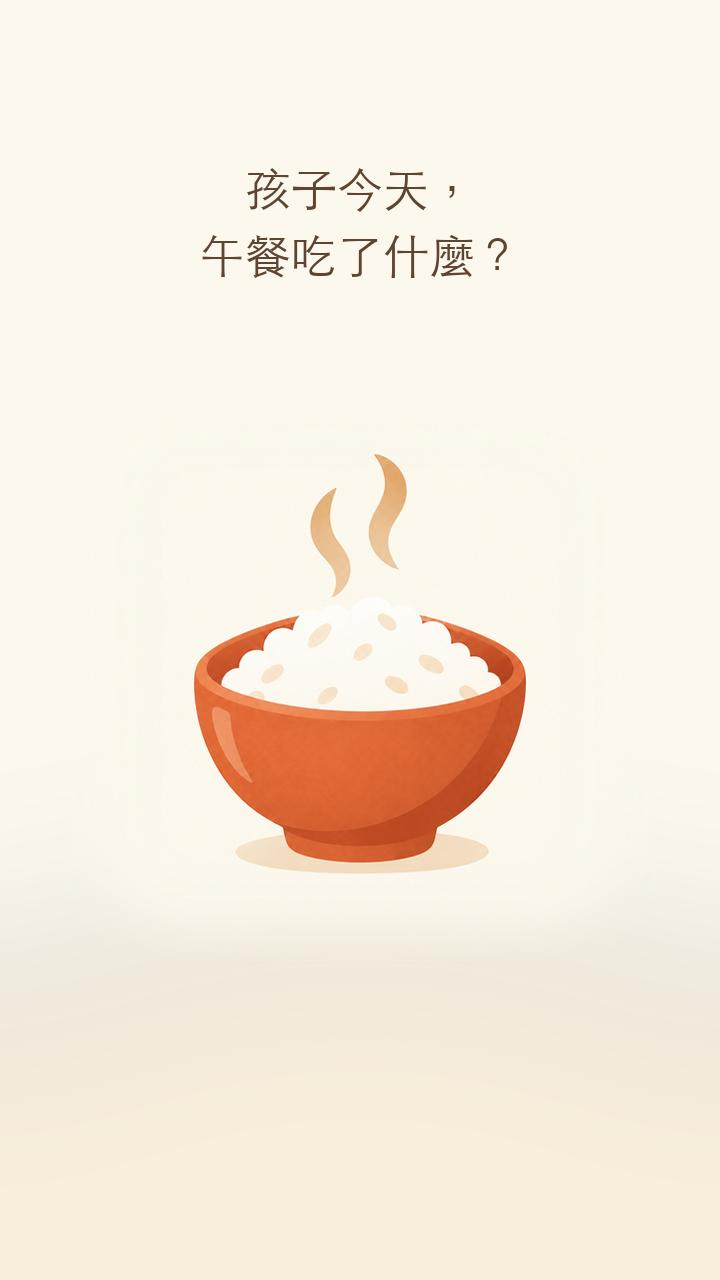
#> input picture output/brand-film/柔順版_01秒.jpg, 720 x 1280 px, given in place of haohaofood.png, which was not available
$ python render_refined.py
#> lines starting #> are read from the running program, lines starting #| are printed output that depends on the picture; after the words box and inside, x2 and y2 are one past the last pixel; in counts of white or black regions, pixels touching at a corner belong together; pictures that were not available may be replaced by others from this repository, and a replacement may not be noted
from PIL import Image, ImageDraw, ImageFont, ImageFilter
from pathlib import Path
import subprocess, math
OUT=Path(__file__).resolve().parent
W,H,FPS,DURATION=720,1280,60,10
ART=Image.open('/Users/bit_lai/Desktop/好好吃飯_行政資料區/haohaofood.png').convert('RGB')
#> ART is the input picture: PIL image 720x1280 RGB; mean R, G, B 247.3, 236.2, 221.8
FONT='/System/Library/Fonts/STHeiti Light.ttc'
INK=(95,69,49); ORANGE=(187,82,37); BG=(252,248,238)
fonts={s:ImageFont.truetype(FONT,s) for s in (25,29,42,46,60)}
def smooth(x):
 x=max(0,min(1,x)); return x*x*x*(x*(x*6-15)+10)
def ramp(t,start,duration):return smooth((t-start)/duration)
def label(canvas,words,y,size,color,alpha,shift=0):
 layer=Image.new('RGBA',(W,H));d=ImageDraw.Draw(layer)
 d.text((W/2,y+shift),words,font=fonts[size],fill=(*color,round(255*alpha)),anchor='mt')
 canvas.alpha_composite(layer)
# Retain the supplied artwork as one composition; soften only its outer paper edge.
art=ART.resize((600,600),Image.Resampling.LANCZOS).convert('RGBA')
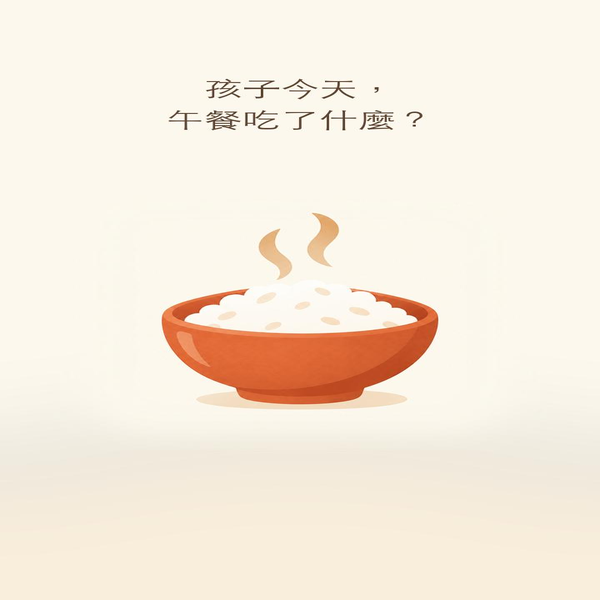
#> art: PIL image 600x600 RGBA; mean R, G, B, A 247.3, 236.2, 221.8, 255
mask=Image.new('L',(600,600),0);ImageDraw.Draw(mask).rounded_rectangle((35,35,565,565),radius=95,fill=255)
#> after `mask = Image.new('L', (600, 600), 0)`: mask: PIL image 600x600 L; every value is 0
#> after `ImageDraw.Draw(mask).rounded_rectangle((35, 35, 565, 565), radius=95, `:
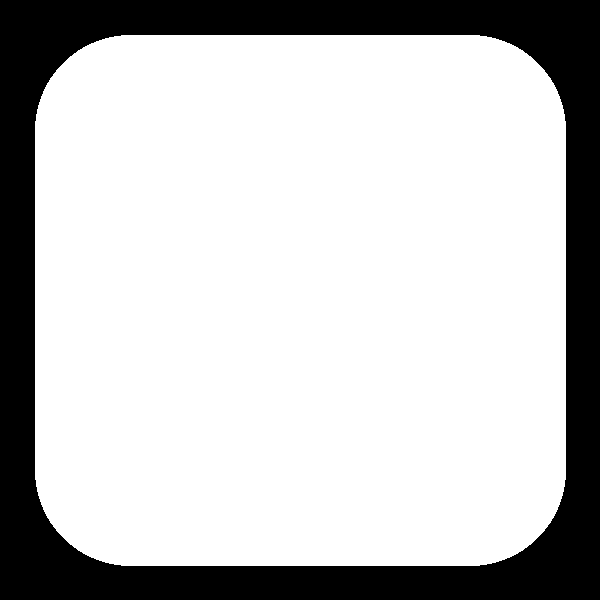
#> mask: PIL image 600x600 L; 76.1% white; 1 black region, box (x1, y1, x2, y2) and area: (0, 0, 600, 600) 85911
mask=mask.filter(ImageFilter.GaussianBlur(26));art.putalpha(mask)
#> after `mask = mask.filter(ImageFilter.GaussianBlur(26))`:
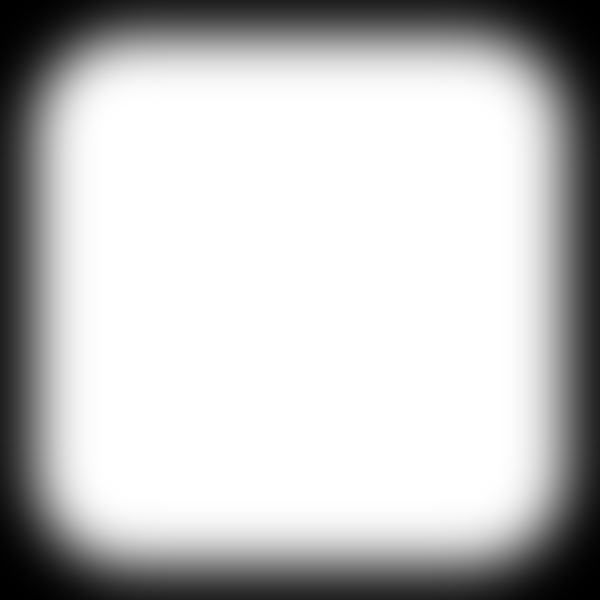
#> mask: PIL image 600x600 L; min 0, max 255, mean 193.2
#> after `art.putalpha(mask)`:
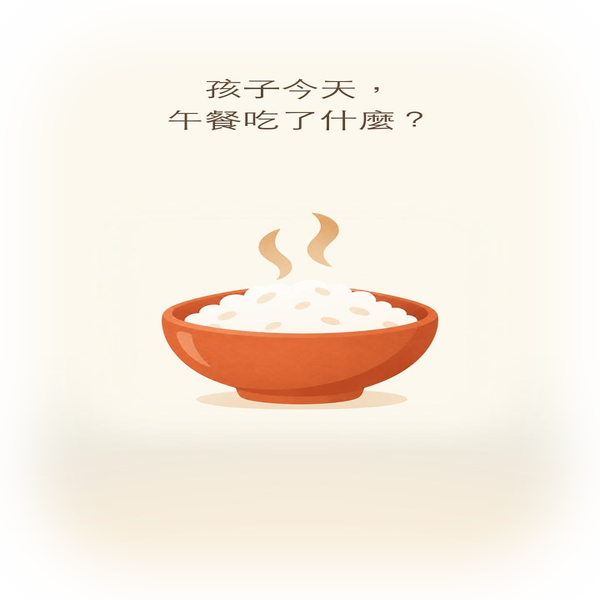
#> art: PIL image 600x600 RGBA; mean R, G, B, A 247.3, 236.2, 221.8, 193.2; transparent parts drawn white
base=Image.new('RGBA',(W,H),(*BG,255))
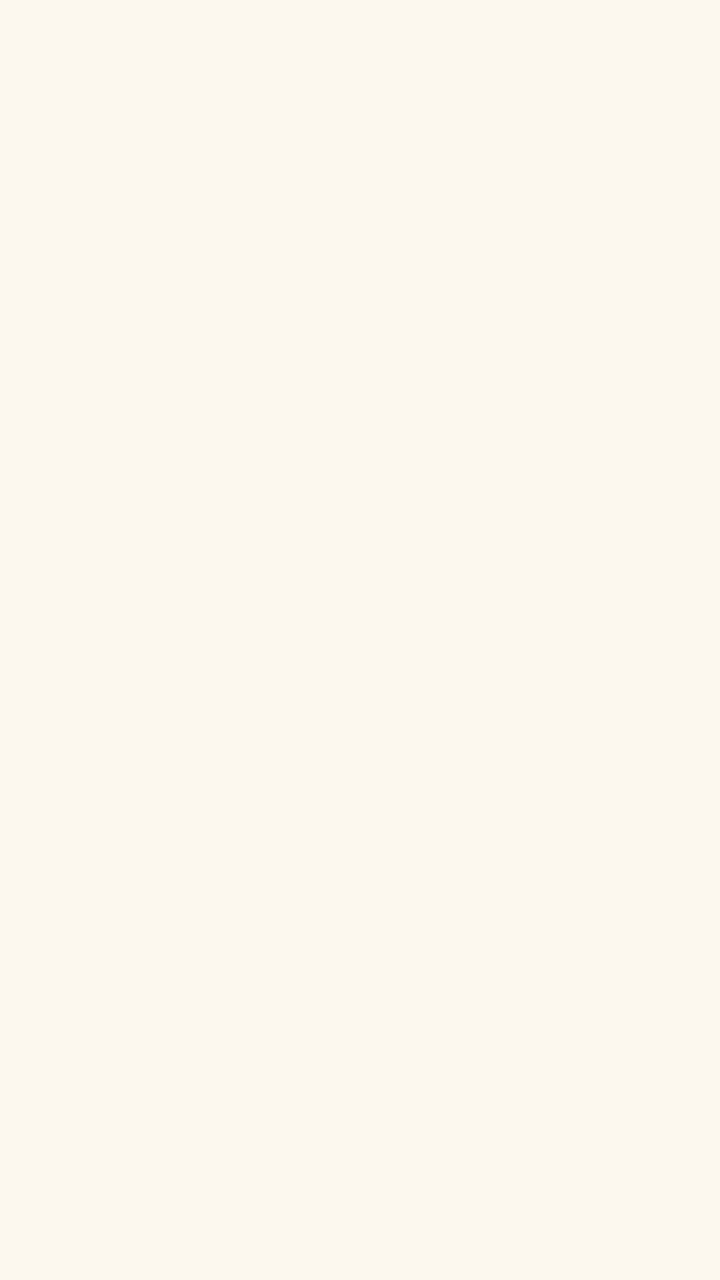
#> base: PIL image 720x1280 RGBA; mean R, G, B, A 252, 248, 238, 255
# Quiet warm light at the bottom, with no hard shape crossing the illustration.
glow=Image.new('RGBA',(W,H));gd=ImageDraw.Draw(glow);gd.ellipse((-160,920,880,1580),fill=(235,191,132,45));glow=glow.filter(ImageFilter.GaussianBlur(95));base.alpha_composite(glow)
#> after `glow = Image.new('RGBA', (W, H))`: glow: PIL image 720x1280 RGBA; every value is 0
#> (the run stopped early here; a loop or call above may not have finished)

$ run again, on data/raw/2026/semester-1/week-01/menu-03.jpg
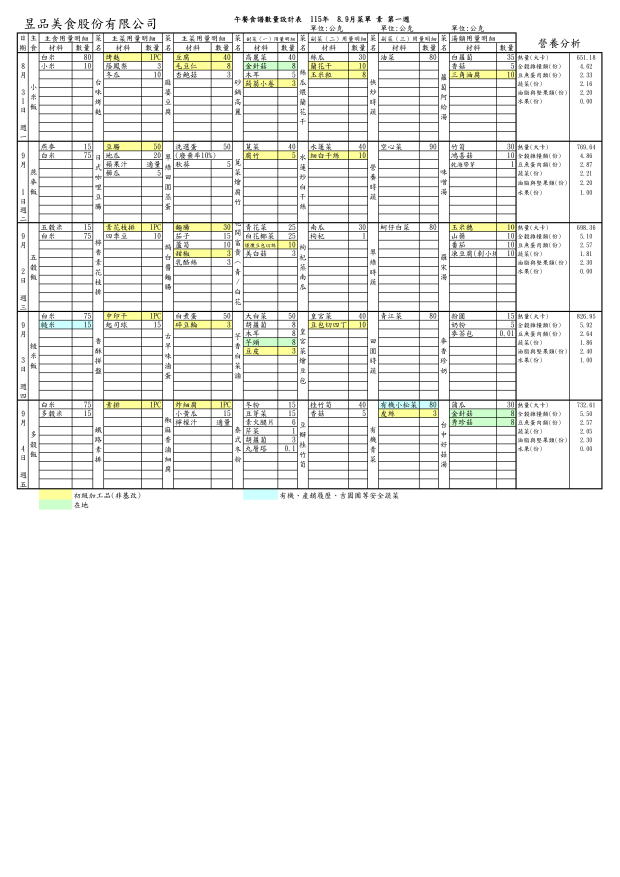
#> input picture data/raw/2026/semester-1/week-01/menu-03.jpg, 2480 x 3508 px, given in place of haohaofood.png, which was not available (shown at 1/4 size)
#> ART is the input picture: PIL image 2480x3508 RGB; mean R, G, B 239.6, 239.9, 238
#> `art=ART.resize((600,600),Image.Resampling.LANCZOS).convert('RGBA')`:
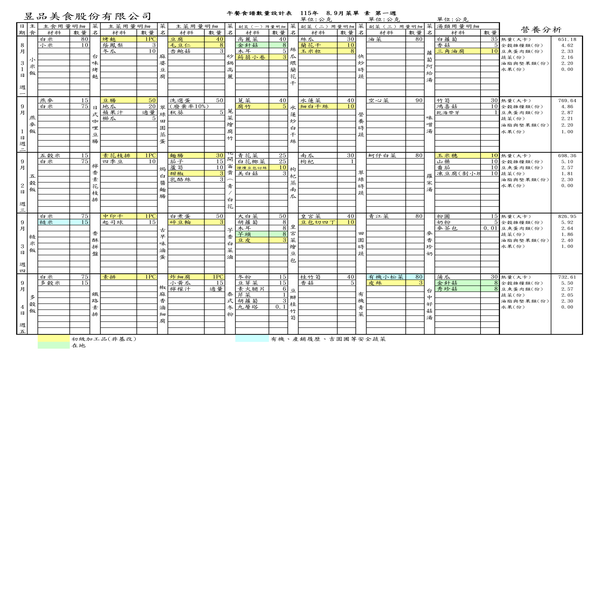
#> art: PIL image 600x600 RGBA; mean R, G, B, A 237.9, 238.2, 236.3, 255
#> `art.putalpha(mask)`:
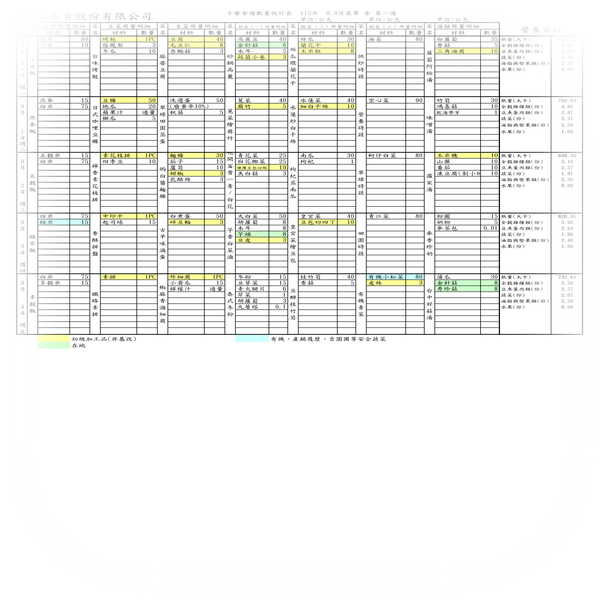
#> art: PIL image 600x600 RGBA; mean R, G, B, A 237.9, 238.2, 236.3, 193.2; transparent parts drawn white
#> glow: PIL image 720x1280 RGBA; every value is 0
